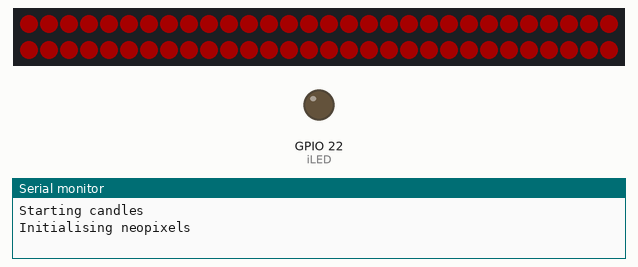
The sketch below on a simulated ESP32. Shown: 60 RGB LEDs in strip order, left to right, continuing on the next row, output pins drawn as LEDs (lit = HIGH), the last lines printed to the serial monitor. Dashed ring = blinking. Dim RGB values are drawn brighter than linear; random numbers use the default seed unless the sketch sets one.

Above: at 0.1 s.
At 0.6 s:
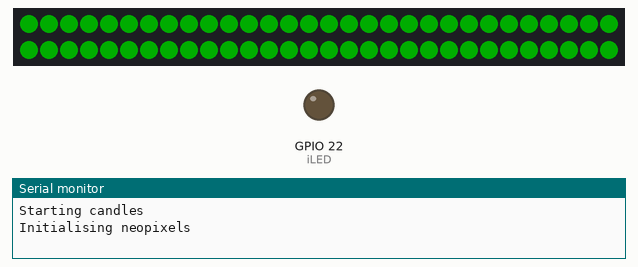
At 1.1 s:
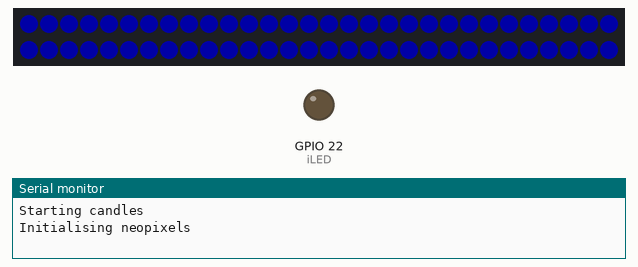
At 27.0 s:
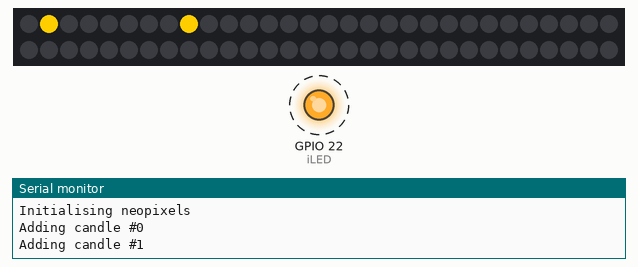
Timing chart, 0 to 40.0 s (numbered marks = the images above):
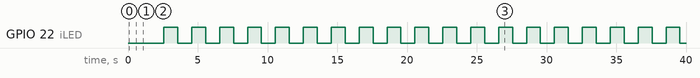

The sketch:

neopixel_candles.ino
```cpp
//
//    neopixel canle effect - 27oct21
//

const bool serialDebug = 1;
#include <vector>      // https://github.com/janelia-arduino/Vector/blob/master

#define FASTLED_INTERNAL                      // Suppress build banner
#include <FastLED.h>                          // https://github.com/FastLED/FastLED


//            --------------------------- settings -------------------------------

// see also settings in class candle


  #define NUM_NEOPIXELS   60              // Maximum number of LEDs available

  #define NEOPIXEL_PIN    5               // Neopixel data gpio pin - Notes: should have 330k resistor ideally, 5 = D1 on esp8266

  const int g_PowerLimit =      800;      // power limit in milliamps for Neopixels (USB usually good for 800)

  const int g_Brightness =      255;      // LED maximum brightness scale (1-255)

  const int iLED = 22;                    // onboard indicator led gpio pin


//            --------------------------------------------------------------------


// colour palette for candles to use
  DEFINE_GRADIENT_PALETTE( heatmap_gp ) {
      0,   255, 154, 0,
      128,  255, 206, 0,
      255,  255, 232, 8  };
  CRGBPalette16 candlePal = heatmap_gp;


CRGB g_LEDs[NUM_NEOPIXELS] = {0};             // Frame buffer for FastLED


// ----------------------------------------------------------------
//                             -candles
// ----------------------------------------------------------------
// produce a candle effect on individual neopixels

class candle {

  private:

    // settings
      const int randomDelayMin = 50;       // min delay between led changes
      const int randomDelayMax = 150;      // max delay between led changes
      const int randomJump = 60;           // probability of a sudden random change
      const int colourChange = 10;         // max size of standard colour change step
      const int randomOff = 30;            // probability of blinking
      const int offTime = 40;              // max time to stay off when blinking
      const int blinkFadeRate = 4;         // how fast to dim when blinking


    CRGB* oLEDarray;               // led data location
    std::vector<int> oColour;      // led colour (in palette)
    std::vector<int> oPosition;    // led position
    std::vector<uint32_t> oDelay;  // delay until next colour change allowed
    std::vector<uint32_t> oTime;   // time last colour change occured

    void show() {       // display the candles
      int noCandles = oColour.size();
      FastLED.clear(false);
      for(int i=0; i<noCandles; i++) {
        if (oColour[i] == 0) oLEDarray[oPosition[i]].fadeToBlackBy(blinkFadeRate);    // if blinking
        else oLEDarray[oPosition[i]] = ColorFromPalette(candlePal, oColour[i]);
      }
      FastLED.show(g_Brightness);
    }

    void setall(CRGB LEDcol) {      // set all available LEDS to suplied colour
      FastLED.clear(true);
      for(int i=0; i<NUM_NEOPIXELS; i++)
        oLEDarray[i] = LEDcol;
      FastLED.show(g_Brightness);
    }

  public:
    candle(CRGB* o_LEDarray) {
      this->oLEDarray = o_LEDarray;
      //addone();
    }

    ~candle() {
    }

    // add a candle (provide neopixel position)
    void addone(int _position) {
      int noCandles = oColour.size();
      if (noCandles == NUM_NEOPIXELS || _position > NUM_NEOPIXELS) {
        if (serialDebug) Serial.println("Error adding a candle");
        return;
      }
      if (serialDebug) Serial.println("Adding candle #" + String(noCandles));
      oColour.push_back(0);
      oPosition.push_back(_position);
      oDelay.push_back(0);
      oTime.push_back(millis());
    }

    // remove last candle added
    void removeone(int _position) {
      int noCandles = oColour.size();
      if (noCandles == 0) {
        if (serialDebug) Serial.println("Error removing a candle");
        return;
      }
      if (serialDebug) Serial.println("Removing candle #" + String(_position));
      oColour.pop_back();
      oPosition.pop_back();
      oDelay.pop_back();
      oTime.pop_back();
    }

    // update all candles state and display
    void update() {
      int noCandles = oColour.size();
      uint32_t timeNow = millis();
      for(int i=0; i<noCandles; i++) {
        if ( (unsigned long)(timeNow - oTime[i]) > oDelay[i] ) {    // check if there is a delay set for this candle
          oColour[i] = oColour[i] + random(-colourChange, colourChange);      // add or remove random amount from colour
          if (oColour[i] < 0 || oColour[i] > 255 || random(randomJump) == 0) oColour[i] = random(255);   // check colour is still valid
          oTime[i] = timeNow;                                       // flag time of last change
          oDelay[i] = random(randomDelayMin, randomDelayMax);       // set a delay until next change
          // randomly blink
            if (random(randomOff) == 1) {
              oDelay[i] = random(offTime);
              oColour[i] = 0;
            }
        }
      }
      show();   // display results
    }

    // test all leds in string
    void colourShow() {
      setall(CRGB::Red);
      delay(500);
      setall(CRGB::Green);
      delay(500);
      setall(CRGB::Blue);
      delay(500);
      FastLED.clear(true);
    }
};

candle candles(&g_LEDs[0]);        // create the candle neopixel strip


// ----------------------------------------------------------------
//                            -Setup
// ----------------------------------------------------------------

void setup() {
  Serial.begin(115200); while (!Serial); delay(50);       // start serial comms
  Serial.println("\n\n\n\Starting candles\n");

  pinMode(iLED, OUTPUT);     // onboard indicator led

  if (serialDebug) Serial.println("Initialising neopixels");
  pinMode(NEOPIXEL_PIN, OUTPUT);
  FastLED.addLeds<WS2812B, NEOPIXEL_PIN, GRB>(g_LEDs, NUM_NEOPIXELS);   // Add the LED strip to the FastLED library
  FastLED.setBrightness(g_Brightness);
  //set_max_power_indicator_LED(2);                                       // Light the builtin LED if we power throttle
  FastLED.setMaxPowerInMilliWatts(g_PowerLimit);                        // Set the power limit, above which brightness will be throttled

  // test leds
    candles.colourShow();

  // create a couple of candles
    candles.addone(1);
    candles.addone(8);

//// set all available neopixels as a candle
//  for (int i=0; i<NUM_NEOPIXELS; i++)
//    candles.addone(i);

}


// ----------------------------------------------------------------
//                            -Loop
// ----------------------------------------------------------------

void loop() {

  candles.update();    // update and show candles

  EVERY_N_MILLISECONDS(1000) digitalWrite(iLED, !digitalRead(iLED));   // flash indicator led

}

// ----------------------------------------------------------------
```

Measured:
- by itself, GPIO 22 (iLED): alternates HIGH for 1.0 s and LOW for 1.0 s
- what the display in image 0 shows lasts 0.5 s, from 0.1 s to 0.6 s
